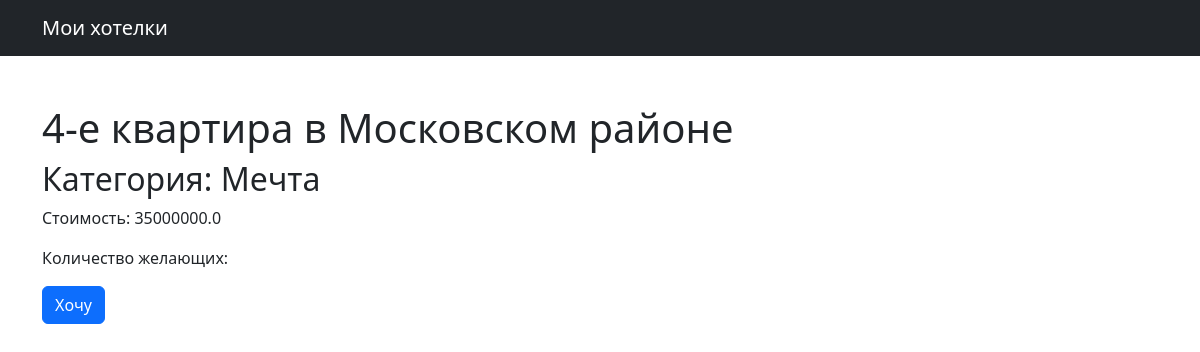
Screenshot of /shop/2 with the database file from the repository.
### shop/models.py (models this page shows, shortened)
class Desideorio(models.Model):
    title = models.CharField(max_length=255)
    price = models.FloatField(blank=True, null=True) #число с плавающей точкой
    donat_qty = models.IntegerField(blank=True, null=True)
    comments_qty = models.IntegerField(blank=True, null=True)
    created_at = models.DateTimeField(default=timezone.now)
    category = models.ForeignKey(Category, on_delete=models.CASCADE)

class Category(models.Model):
    title = models.CharField(max_length=255)  #модель для категории. CharField - текст, 255 - длина
    created_at = models.DateTimeField(default=timezone.now)
    def __str__(self):
        return self.title

### shop/views.py (the view)
# urls.py: path('<int:desideorio_id>', views.single_desideorio, name="single_desideorio"),
def single_desideorio(request, desideorio_id):
    desideorio = get_object_or_404(Desideorio, pk=desideorio_id)
    return render(request, 'single_desideorio.html', {'desideorio': desideorio})

### shop/templates/single_desideorio.html (shortened to what this page needs)
{% extends 'base.html' %}
{% block content %}
    <h1 class="mt-5">{{ desideorio.title}}</h1>
    <h2>Категория: {{desideorio.category}}</h2>
    <p>Стоимость: {{desideorio.price}}</p>
    <p>Количество желающих: {{comments_qty}}</p>
    <button class="btn btn-primary">Хочу</button>
{% endblock %}

### rows the page displays
Desideorio: title "4-е квартира в Московском районе", category "Мечта", price "35000000.0"
